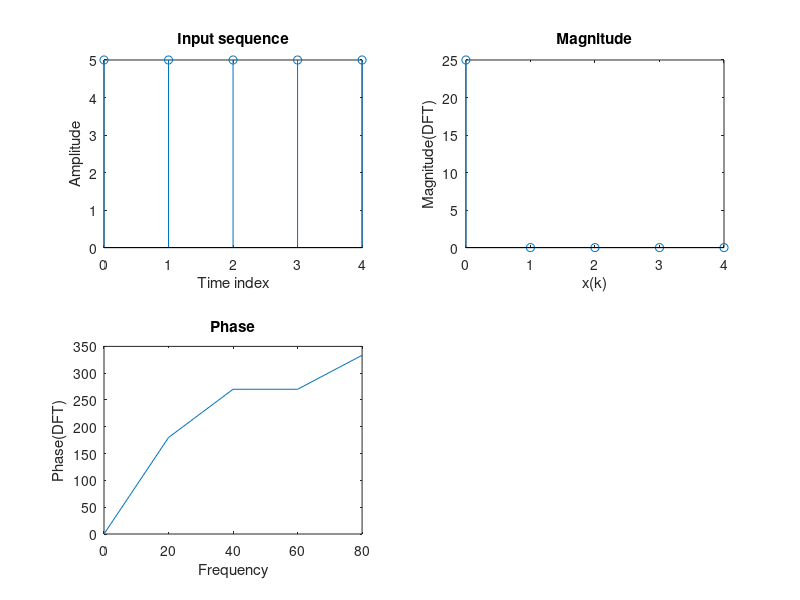

This figure's MATLAB source:
clc;
close all;
clear all;
n=input('Enter the no. of element in sequence\n');
disp('Enter the sequence n: ');

for c=1:n
xn(c) = input(''); 
end
ln = length(xn); 
xk = zeros(1,ln); 
ixk = zeros(1,ln); 

%DFT 
for k=0:ln-1 
for n=0:ln-1 
xk(k+1)=xk(k+1) + (xn(n+1)*exp((-1i)*2*pi*k*n/ln)); 
end 
end 

t = 0:ln-1; 
subplot(2,2,1) 
stem(t,xn) 
title('Input sequence') 
ylabel('Amplitude') 
xlabel('Time index'); 

magnitude = abs(xk); 
phase = unwrap(angle(xk)); 
f = (0:ln-1)*100/ln; % Frequency vector 
subplot(2,2,2) 
stem(t,magnitude) 
title('Magnitude') 
xlabel('x(k)') 
ylabel('Magnitude(DFT)'); 

subplot(2,2,3) 
plot(f,phase*180/pi) 
title('Phase') 
xlabel('Frequency') 
ylabel('Phase(DFT)'); 

%IDFT 
for n=0:ln-1 
for k=0:ln-1 
ixk(n+1)=ixk(n+1) + (xk(k+1)*exp((1i)*2*pi*k*n/ln)); 
end
end
ixk